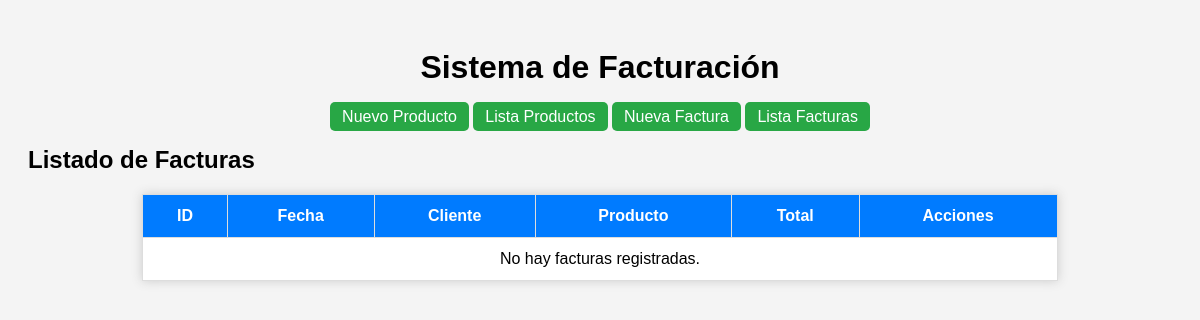
The page /facturas/ on the database as committed earlier.
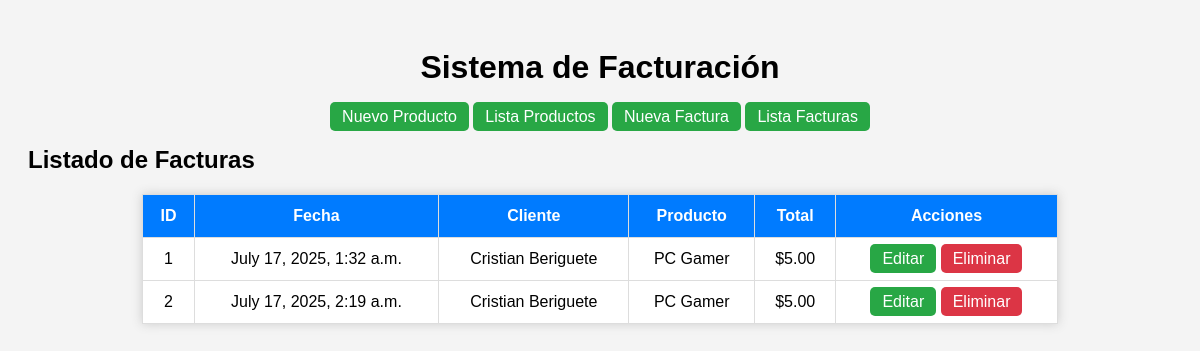
The same page on the database as committed later.
### facturacion/models.py (models this page shows, shortened)
class Factura(models.Model):
    fecha = models.DateTimeField(auto_now_add=True)
    cliente = models.CharField(max_length=100)
    producto = models.ForeignKey(Producto, on_delete=models.CASCADE)
    total = models.DecimalField(max_digits=10, decimal_places=2)

class Producto(models.Model):
    nombre = models.CharField(max_length=100)
    precio = models.DecimalField(max_digits=10, decimal_places=2)
    stock = models.IntegerField()

### facturacion/views.py (the view)
# urls.py: path('facturas/', views.listar_facturas, name='listar_facturas'),
def listar_facturas(request):
    facturas = Factura.objects.all()
    return render(request, 'listar_facturas.html', {'facturas': facturas})

### facturacion/Templates/listar_facturas.html
{% extends 'base.html' %}
{% block content %}
    <h2>Listado de Facturas</h2>
    <table>
        <thead>
            <tr>
                <th>ID</th>
                <th>Fecha</th>
                <th>Cliente</th>
                <th>Producto</th>
                <th>Total</th>
                <th>Acciones</th>
            </tr>
        </thead>
        <tbody>
            {% for factura in facturas %}
                <tr>
                    <td>{{ factura.id }}</td>
                    <td>{{ factura.fecha }}</td>
                    <td>{{ factura.cliente }}</td>
                    <td>{{ factura.producto.nombre }}</td>
                    <td>${{ factura.total }}</td>
                    <td>
                        <a href="{% url 'editar_factura' factura.id %}" class="btn">Editar</a>
                        <a href="{% url 'eliminar_factura' factura.id %}" class="btn btn-danger">Eliminar</a>
                    </td>
                </tr>
            {% empty %}
                <tr>
                    <td colspan="6">No hay facturas registradas.</td>
                </tr>
            {% endfor %}
        </tbody>
    </table>
{% endblock %}

Rows that differ between the two databases and show on the page:
added Factura: id "1", fecha "July 17, 2025, 1:32 a.m.", cliente "Cristian Beriguete", producto.nombre "PC Gamer", total "5.00"
added Factura: id "2", fecha "July 17, 2025, 2:19 a.m.", cliente "Cristian Beriguete", producto.nombre "PC Gamer", total "5.00"
Other text that changed with them:
text no longer shown: "No hay facturas registradas."
